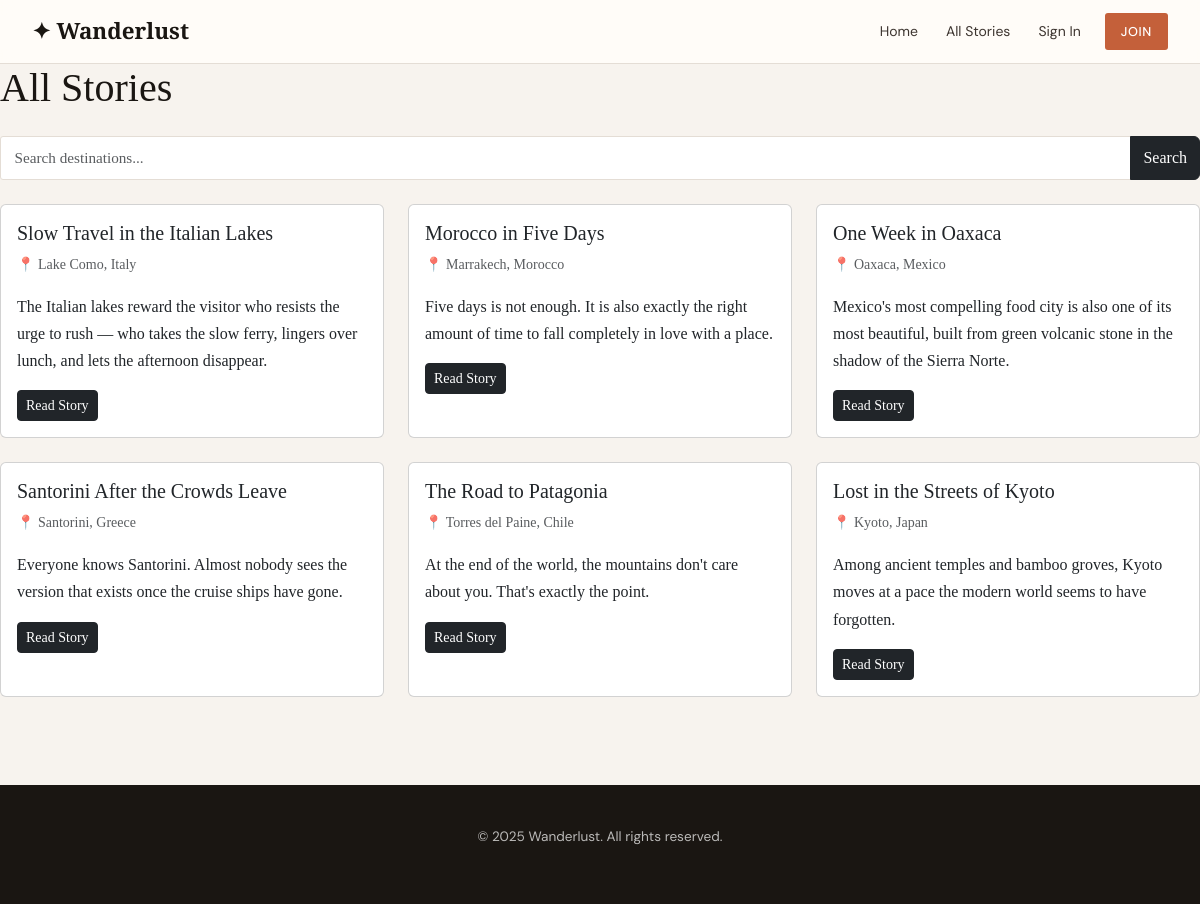
/posts/, run on the app's committed database.
### blog/models.py (models this page shows, shortened)
class Post(models.Model):
    STATUS_DRAFT = 'draft'
    STATUS_PUBLISHED = 'published'
    STATUS_CHOICES = [
        (STATUS_DRAFT, 'Draft'),
        (STATUS_PUBLISHED, 'Published'),
    ]
    title = models.CharField(max_length=200)
    slug = models.SlugField(max_length=200, unique=True, blank=True)
    author = models.ForeignKey(User, on_delete=models.CASCADE, related_name='posts')
    category = models.ForeignKey(Category, on_delete=models.SET_NULL, null=True, blank=True, related_name='posts')
    destination = models.CharField(max_length=100)
    excerpt = models.TextField(max_length=300)
    content = models.TextField()
    status = models.CharField(max_length=10, choices=STATUS_CHOICES, default=STATUS_DRAFT)
    created_at = models.DateTimeField(auto_now_add=True)
    featured = models.BooleanField(default=False)
    class Meta:
        ordering = ['-created_at']
    def get_absolute_url(self):
        return reverse('blog:post_detail', kwargs={'slug': self.slug})

### blog/views.py (the view)
# urls.py: path('posts/', views.post_list, name='post_list'),
def post_list(request):
    from django.db.models import Q
    queryset = Post.objects.filter(status=Post.STATUS_PUBLISHED)
    search_query = request.GET.get('q', '')
    category_slug = request.GET.get('category', '')
    if search_query:
        queryset = queryset.filter(
            Q(title__icontains=search_query) |
            Q(destination__icontains=search_query) |
            Q(excerpt__icontains=search_query)
        )
    if category_slug:
        queryset = queryset.filter(category__slug=category_slug)
    context = {
        'posts': queryset,
        'categories': Category.objects.all(),
        'search_query': search_query,
    }
    return render(request, 'blog/post_list.html', context)

### templates/blog/post_list.html
{% extends 'base.html' %} {% block title %}All Stories — Wanderlust{% endblock%}
{% block content %}
<h1 class="mb-4">All Stories</h1>
<form method="get" class="mb-4">
    <div class="input-group">
        <input
            type="search"
            name="q"
            value="{{ search_query }}"
            class="form-control"
            placeholder="Search destinations..."
        />
        <button type="submit" class="btn btn-dark">Search</button>
    </div>
</form>
{% if posts %}
<div class="row">
    {% for post in posts %}
    <div class="col-md-4 mb-4">
        <div class="card h-100">
            <div class="card-body">
                <h5 class="card-title">{{ post.title }}</h5>
                <p class="text-muted small">📍 {{ post.destination }}</p>
                <p class="card-text">{{ post.excerpt }}</p>
                <a
                    href="{{ post.get_absolute_url }}"
                    class="btn btn-dark btn-sm"
                    >Read Story</a
                >
            </div>
        </div>
    </div>
    {% endfor %}
</div>
{% else %}
<p>No stories found.</p>
{% endif %} {% endblock %}

### static/css/main.css (style rules this page uses)
:root { --ink: #1a1612; --ink-soft: #3d3530; --parchment: #f7f3ee; --cream: #fffcf8; --terra: #c4603a; --terra-dk: #a04e2e; --muted: #9b9189; --line: #e4ddd5; --white: #ffffff; --font-display: "Playfair Display", Georgia, serif; --font-body: "Source Serif 4", Georgia, serif; --font-ui: "DM Sans", system-ui, sans-serif; --nav-h: 64px; --shadow: 0 2px 20px rgba(26, 22, 18, 0.1); --shadow-hover: 0 8px 40px rgba(26, 22, 18, 0.18); }
*, *::before, *::after { box-sizing: border-box; margin: 0; padding: 0; }
html { scroll-behavior: smooth; }
body { background: var(--parchment); color: var(--ink); font-family: var(--font-body); font-size: 1rem; line-height: 1.7; min-height: 100vh; display: flex; flex-direction: column; }
a { color: inherit; text-decoration: none; }
h1, h2, h3, h4 { font-family: var(--font-display); line-height: 1.2; color: var(--ink); }
.form-control { display: block; width: 100%; padding: 0.6rem 0.85rem; border: 1px solid var(--line); border-radius: 3px; background: var(--white); font-family: var(--font-body); font-size: 0.95rem; color: var(--ink); transition: border-color 0.2s; }

### data on the page
Post: title "Slow Travel in the Italian Lakes", destination "Lake Como, Italy", excerpt "The Italian lakes reward the visitor who resists the urge to rush — who takes the slow ferry, lingers over lunch, and lets the afternoon disappear."
Post: title "Morocco in Five Days", destination "Marrakech, Morocco", excerpt "Five days is not enough. It is also exactly the right amount of time to fall completely in love with a place."
Post: title "One Week in Oaxaca", destination "Oaxaca, Mexico", excerpt "Mexico's most compelling food city is also one of its most beautiful, built from green volcanic stone in the shadow of the Sierra Norte."
Post: title "Santorini After the Crowds Leave", destination "Santorini, Greece", excerpt "Everyone knows Santorini. Almost nobody sees the version that exists once the cruise ships have gone."
Post: title "The Road to Patagonia", destination "Torres del Paine, Chile", excerpt "At the end of the world, the mountains don't care about you. That's exactly the point."
Post: title "Lost in the Streets of Kyoto", destination "Kyoto, Japan", excerpt "Among ancient temples and bamboo groves, Kyoto moves at a pace the modern world seems to have forgotten."
